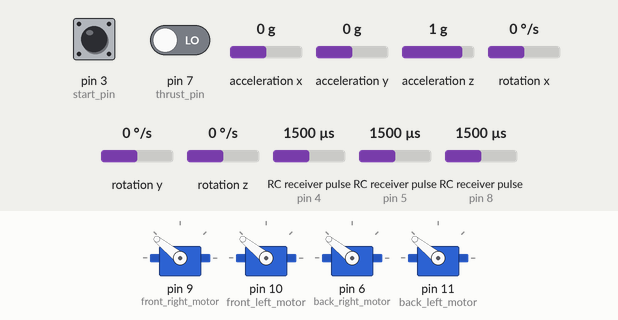
Simulated run of this sketch. Board: Arduino Uno, built with avr-gcc and run on an emulated ATmega328P. Shown: 4 × servo. Wiring (inferred from the names in the program): 3 × RC receiver channel: data pin 4 / data pin 5 / data pin 8. The inputs (shaded band) are chosen by the test bench; at power-on: pin 3 (start_pin) LOW, acceleration x 0 g, RC receiver pulse (sensors on pin 4, pin 5, pin 8) 1500 µs, acceleration y 0 g, pin 7 (thrust_pin) LOW, acceleration z 1 g, rotation x 0 °/s, rotation y 0 °/s, rotation z 0 °/s.

Above: at 0.8 s.
0.9 s: pin 3 (start_pin) pulled HIGH for 0.15 s
At 1.8 s:
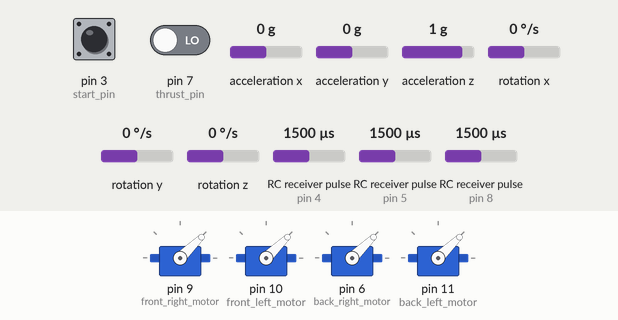
At 2.24 s:
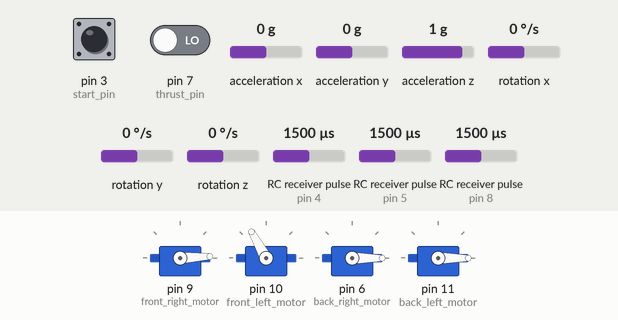
4.0 s: acceleration x set to -1.4 g
At 4.91 s:
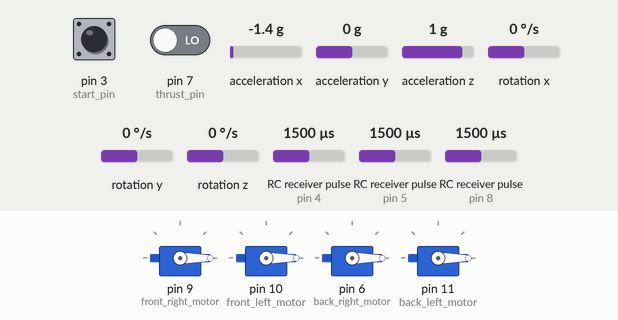
7.0 s: RC receiver pulse (sensor on pin 4) set to 1020 µs
At 8.11 s:
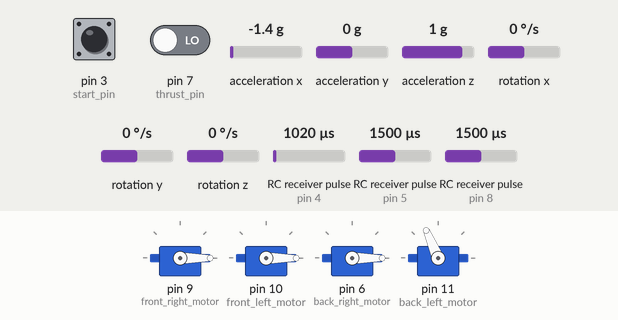
10.0 s: RC receiver pulse (sensor on pin 5) set to 1020 µs
13.0 s: RC receiver pulse (sensor on pin 8) set to 1020 µs
16.0 s: acceleration y set to -1.4 g
Timing chart, 0 to 22.5 s (numbered marks = the images above; inputs shaded):
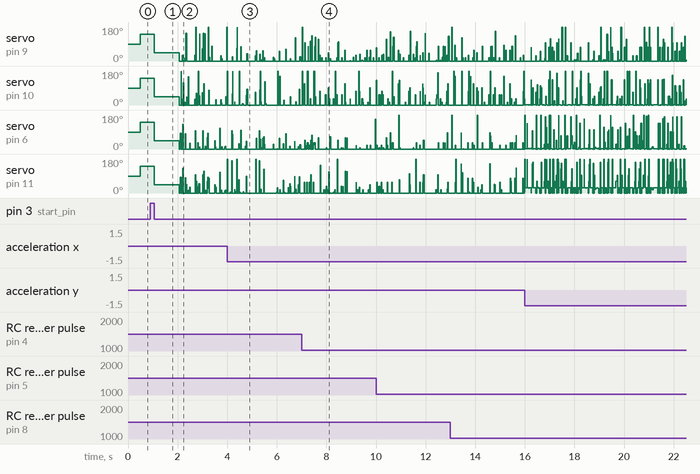

The sketch:

QuadCopter.ino
```cpp
#include <Wire.h>
#include <Adafruit_Sensor.h>
#include <Adafruit_HMC5883_U.h>
#include <Adafruit_BMP085_U.h>
#include <U8glib.h>
#include <Math.h>
#include <I2Cdev.h>
#include <MPU6050_6Axis_MotionApps20.h>
#include <MPU6050.h>
#include <Servo.h>
#include <EnableInterrupt.h>

#define SERIAL_PORT_SPEED 9600
#define RC_NUM_CHANNELS  4

#define RC_CH1  0
#define RC_CH2  1
#define RC_CH3  2
#define RC_CH4  3

uint16_t rc_values[RC_NUM_CHANNELS];
uint32_t rc_start[RC_NUM_CHANNELS];
volatile uint16_t rc_shared[RC_NUM_CHANNELS];

#define thrust_pin 7 //Define which pins get which signals from the radio receiver
#define yaw_pin 5
#define pitch_pin 4
#define roll_pin 8
#define start_pin 3

#define motor_gaussian_constant 0.20 //Max thrust muliplier that can be given to the motors from the gaussian mapping function 0.5 -> 50% increase
#define roll_differential_constant 0.5
#define pitch_differential_constant 0.5


int thrust;
float yaw;
float pitch;
float roll;
int start;
int extra;

float previous_pitch_error;
float previous_roll_error;

int front_right_thrust=1000; //Declare thrust values for motors specifying initial minimum
int front_left_thrust=1000;
int back_right_thrust=1000;
int back_left_thrust=1000;

Adafruit_HMC5883_Unified mag = Adafruit_HMC5883_Unified(12345); //Declare board components
Adafruit_BMP085_Unified bmp = Adafruit_BMP085_Unified(10085);
//U8GLIB_SSD1306_128X64 u8g(U8G_I2C_OPT_NO_ACK);
MPU6050 mpu;

Servo front_right_motor; //Declare servo names
Servo front_left_motor;
Servo back_right_motor;
Servo back_left_motor;

float heading; //Magsensor variable
float height; //BMP variable

//DMP variables copy, pasted and modified from example sketch

bool dmpReady = false;  // set true if DMP init was successful
uint8_t devStatus;      // return status after each device operation (0 = success, !0 = error)
uint16_t packetSize;    // expected DMP packet size (default is 42 bytes)
uint16_t fifoCount;     // count of all bytes currently in FIFO
uint8_t fifoBuffer[64]; // FIFO storage buffer

// orientation/motion vars
Quaternion q;           // [w, x, y, z]         quaternion container
VectorInt16 aa;         // [x, y, z]            accel sensor measurements
VectorInt16 aaReal;     // [x, y, z]            gravity-free accel sensor measurements
//VectorInt16 aaWorld;    // [x, y, z]            world-frame accel sensor measurements
VectorFloat gravity;    // [x, y, z]            gravity vector
float euler[3];         // [psi, theta, phi]    Euler angle container
float ypr[3];           // [yaw, roll, pitch]   yaw/pitch/roll container


void setup(){
//Serial.begin(SERIAL_PORT_SPEED); //Start serial communication
//  u8g.firstPage();
//  u8g.setFont(u8g_font_unifont);                                 //Possible LCD display code currently not enough program storage
//  if ( u8g.getMode() == U8G_MODE_R3G3B2 ) {
//    u8g.setColorIndex(255);     // white
//  }
//  else if ( u8g.getMode() == U8G_MODE_GRAY2BIT ) {
//    u8g.setColorIndex(3);         // max intensity
//  }
//  else if ( u8g.getMode() == U8G_MODE_BW ) {
//    u8g.setColorIndex(1);         // pixel on
//  }
//  else if ( u8g.getMode() == U8G_MODE_HICOLOR ) {
//    u8g.setHiColorByRGB(255,255,255);
//  }
//
//  if(!mag.begin())
//  {
//   u8g.drawStr( 0, 22, "HMC Failure!");
//    while(1);
//  }
//  else{
//  u8g.drawStr( 0, 22, "HMC Started!");
//  }
//
//  if(!bmp.begin())
//  {
//  u8g.drawStr( 24, 46, "BMP Failure!");
//    while(1);
// }
//  else{
// u8g.drawStr( 24, 46, "BMP Started!");
//  }

pinMode(thrust_pin, INPUT);
pinMode(pitch_pin, INPUT);
pinMode(roll_pin, INPUT);
pinMode(yaw_pin, INPUT);

enableInterrupt(thrust_pin, calc_ch1, CHANGE);
enableInterrupt(pitch_pin, calc_ch2, CHANGE);
enableInterrupt(roll_pin, calc_ch3, CHANGE);
enableInterrupt(yaw_pin, calc_ch4, CHANGE);

front_right_motor.attach(9); //Attach ESCs to correcponding pins
front_left_motor.attach(10);
back_right_motor.attach(6);
back_left_motor.attach(11);

  //DMP startup copy, pasted and modified from example sketch

  Wire.begin();
  TWBR = 24; // 400kHz I2C clock (200kHz if CPU is 8MHz)
  mpu.initialize();

    // verify connection
    mpu.testConnection();

    // load and configure the DMP
    devStatus = mpu.dmpInitialize();

    // supply your own gyro offsets here, scaled for min sensitivity
    mpu.setXAccelOffset(1123);
    mpu.setYAccelOffset(-371);
    mpu.setZAccelOffset(1658);
    mpu.setXGyroOffset(68);
    mpu.setYGyroOffset(31);
    mpu.setZGyroOffset(55);
    if (devStatus == 0) {
        mpu.setDMPEnabled(true);
        dmpReady = true;


        // get expected DMP packet size for later comparison
        packetSize = mpu.dmpGetFIFOPacketSize();
    }

    //Startup of ESCs

    front_right_motor.writeMicroseconds(2000); //Give max pulse value
    front_left_motor.writeMicroseconds(2000);
    back_right_motor.writeMicroseconds(2000);
    back_left_motor.writeMicroseconds(2000);

    while(pulseIn(start_pin, HIGH)<1400) { //Wait for switch on remote to be flipped
       //Serial.println(pulseIn(start_pin, HIGH));
    }

    front_right_motor.writeMicroseconds(1000); //Give minimum
    front_left_motor.writeMicroseconds(1000);
    back_right_motor.writeMicroseconds(1000);
    back_left_motor.writeMicroseconds(1000);

    while(pulseIn(thrust_pin, HIGH)>1100) { //Make sure thrust is near minimum before starting main loop
      //Serial.println(pulseIn(thrust_pin, HIGH));
    }
}

void loop(){
//  getMagCompassData();
//  getBMPData();
  getControls();
  getDMPdata();
  setThrust(thrust);
  correctPitch(pitch);
  correctRoll(roll);

  //currently no yaw functionality

// Serial.print(front_left_thrust);
// Serial.print("\t");
// Serial.print(front_right_thrust);
// Serial.print("\t");
// Serial.print(back_left_thrust);
// Serial.print("\t");
// Serial.println(back_right_thrust);
  updateMotors();
}
void getControls(){
  //Gets data from radio receiver and maps onto desired ranges
  rc_read_values();
  thrust = mapfloat(rc_values[RC_CH1],965,1985,1000,1700);
  yaw = rc_values[RC_CH4];
  pitch = mapfloat(rc_values[RC_CH2],978,1974,-30,30); //Max pitch and roll allowed to be set by the remote is 30 degrees
  roll = mapfloat(rc_values[RC_CH3],987,1981,-30,30);
//    Serial.print("Thrust: ");
//  Serial.print(thrust);
//    Serial.print("\t Yaw: ");
//  Serial.print(yaw);
//    Serial.print("\t Pitch: ");
//  Serial.print(pitch);
//    Serial.print("\t Roll: ");
//  Serial.println(roll);
}

void getDMPdata() //Get data from DMP copy, pasted and modified from example sketch
{
    mpu.resetFIFO();
    fifoCount = mpu.getFIFOCount();
    while (fifoCount < packetSize) {
      fifoCount = mpu.getFIFOCount();
    }
    mpu.getFIFOBytes(fifoBuffer, packetSize);
    mpu.dmpGetQuaternion(&q, fifoBuffer);
    mpu.dmpGetGravity(&gravity, &q);
    mpu.dmpGetYawPitchRoll(ypr, &q, &gravity);
    mpu.dmpGetEuler(euler, &q);
    mpu.dmpGetAccel(&aa, fifoBuffer);
    mpu.dmpGetLinearAccel(&aaReal, &aa, &gravity);
//    Serial.print("ypr\t");
//    Serial.print(ypr[0] * 180/M_PI);
//    Serial.print("\t");
//    Serial.print(ypr[1] * 180/M_PI);
//    Serial.print("\t");
//    Serial.println(ypr[2] * 180/M_PI);
//    Serial.print("areal\t");
//    Serial.print(aaReal.x);
//    Serial.print("\t");
//    Serial.print(aaReal.y);
//    Serial.print("\t");
//    Serial.println(aaReal.z);
//    Serial.println(euler[2] * 180/M_PI);
}

void getMagCompassData() //Gets heading from magcompass copy and pasted from example sketch
{
  sensors_event_t event;
  mag.getEvent(&event);
  heading = atan2(event.magnetic.y, event.magnetic.x);
  const float declinationAngle=0.035;
  heading += declinationAngle;
  if(heading < 0) heading += 2*PI;
  if(heading > 2*PI) heading -= 2*PI;

}

void getBMPData() //Gets height from BMP copy and pasted from example sketch
{
  sensors_event_t event;
  bmp.getEvent(&event);
  height=bmp.pressureToAltitude(SENSORS_PRESSURE_SEALEVELHPA,event.pressure);
}

void updateMotors() //Updates all motors with values they should have after any calculations
{
  front_right_motor.writeMicroseconds(front_right_thrust);
  front_left_motor.writeMicroseconds(front_left_thrust);
  back_right_motor.writeMicroseconds(back_right_thrust);
  back_left_motor.writeMicroseconds(back_left_thrust);
}

void correctPitch(int required_pitch) //Sets motor values in order to correct pitch misalignement using a gaussian mapping. Positive pitch is forward down
{
  float pitch_error = required_pitch - (ypr[2] * 180/M_PI);
  float pitch_error_difference = pitch_error - previous_pitch_error;
  //Serial.println(pitch_error_difference);
  previous_pitch_error = pitch_error;
  float motor_multiplier = motor_gaussian_constant - motor_gaussian_constant * pow(M_E , -1 * pitch_error * pitch_error / 30);
  if(pitch_error < 0){
    motor_multiplier = motor_multiplier * -1;
  }
  motor_multiplier = motor_multiplier + pitch_differential_constant * pitch_error_difference;
  front_right_thrust = front_right_thrust * (1 - motor_multiplier); //front motors spin slower and back faster to correct pitch or vice versa
  front_left_thrust = front_left_thrust * (1 - motor_multiplier);
  back_right_thrust = back_right_thrust * (1 + motor_multiplier);
  back_left_thrust = back_left_thrust * (1 + motor_multiplier);
}

void correctRoll(int required_roll) //Sets motor values in order to correct pitch misalignement using a gaussian mapping. Positive pitch is forward down
{
  float roll_error = required_roll - (ypr[1] * 180/M_PI);
  float roll_error_difference = roll_error - previous_roll_error;
//  Serial.print(roll_error);
//  Serial.print("\t");
  previous_roll_error = roll_error;
  float motor_multiplier = motor_gaussian_constant - motor_gaussian_constant * pow(M_E , -1 * roll_error * roll_error / 30);
  //Serial.println(motor_multiplier);
  if(roll_error < 0){
    motor_multiplier = motor_multiplier * -1;
  }
  motor_multiplier = motor_multiplier + roll_differential_constant * roll_error_difference;
  //Serial.println(motor_multiplier);
  front_right_thrust = front_right_thrust * (1 - motor_multiplier);
  front_left_thrust = front_left_thrust * (1 + motor_multiplier);
  back_right_thrust = back_right_thrust * (1 - motor_multiplier);
  back_left_thrust = back_left_thrust * (1 + motor_multiplier);
}

void setThrust(int thrust) //Sets thrust of motors before any pitch and roll misalignement correction according to thrust stick
{
  float tilt_boost = 1 / cos(euler[2]); //increases motor speed according to angle to ground normal to stop falling when quadcopter is tilted
  thrust = thrust * tilt_boost;
  front_right_thrust = thrust;
  front_left_thrust = thrust;
  back_right_thrust = thrust;
  back_left_thrust = thrust;
}

//Functions which calculate input from the remote

void rc_read_values()
{
  noInterrupts();
  memcpy(rc_values, (const void *)rc_shared, sizeof(rc_shared));
  interrupts();
}

void calc_input(uint8_t channel, uint8_t input_pin)
{
  if (digitalRead(input_pin) == HIGH) {
    rc_start[channel] = micros();
  } else {
    uint16_t rc_compare = (uint16_t)(micros() - rc_start[channel]);
    rc_shared[channel] = rc_compare;
  }
}

void calc_ch1() {calc_input(RC_CH1, thrust_pin);}
void calc_ch2() {calc_input(RC_CH2, pitch_pin);}
void calc_ch3() {calc_input(RC_CH3, roll_pin);}
void calc_ch4() {calc_input(RC_CH4, yaw_pin);}

double mapfloat(double x, double in_min, double in_max, double out_min, double out_max) //modified map() function to work with floating point numbers
{
 return (x - in_min) * (out_max - out_min) / (in_max - in_min) + out_min;
}
```
